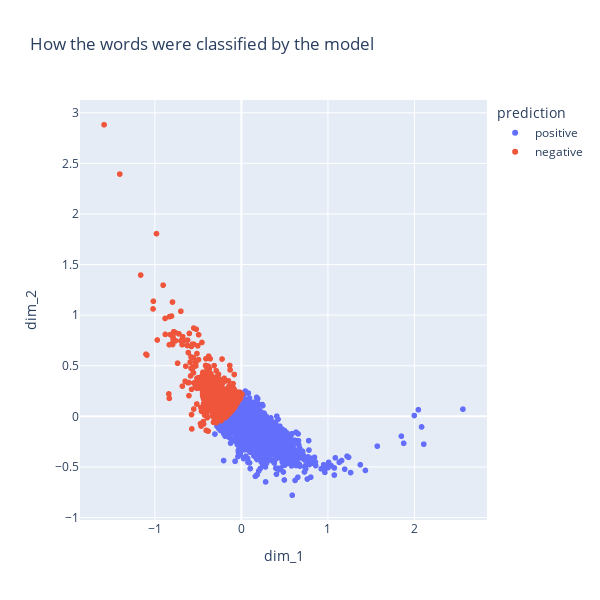

Notebook code cell kept with this figure:
### Code cell
import plotly.express as px

# Visualização: onde foi parar cada palavra?
projecoes = clf.get_layer('projecao').get_weights()[0]
vocabulario = vectorize_layer.get_vocabulary()
y_pred_ohe = clf.predict(vocabulario)
y_pred = ohe.inverse_transform(y_pred_ohe)

df = pd.DataFrame()
df['dim_1'] = projecoes[:,0]
df['dim_2'] = projecoes[:,1]
df['word'] = vocabulario
df['prediction'] = y_pred
# Dimensao 2 representa a probabilidade de ser negative e Dimensao 1 representa probabilidade de ser positive
px.scatter(df, x="dim_1", y="dim_2", color="prediction", hover_data=["word"], title="How the words were classified by the model", width=600, height=600)

### Figure 1 — Plotly figure (JSON) as saved in the notebook; plotly's stock layout.template omitted (floating-point values rounded to 4 significant figures; data arrays with more than 128 entries replaced by an {"elided": "..."} marker saying what was removed)
{"data": [{"customdata": {"elided": "8607x1 str values"}, "hovertemplate": "prediction=positive<br>dim_1=%{x}<br>dim_2=%{y}<br>word=%{customdata[0]}<extra></extra>", "legendgroup": "positive", "marker": {"color": "#636efa", "symbol": "circle"}, "mode": "markers", "name": "positive", "showlegend": true, "type": "scattergl", "x": {"elided": "8607 float values"}, "xaxis": "x", "y": {"elided": "8607 float values"}, "yaxis": "y"}, {"customdata": {"elided": "1393x1 str values"}, "hovertemplate": "prediction=negative<br>dim_1=%{x}<br>dim_2=%{y}<br>word=%{customdata[0]}<extra></extra>", "legendgroup": "negative", "marker": {"color": "#EF553B", "symbol": "circle"}, "mode": "markers", "name": "negative", "showlegend": true, "type": "scattergl", "x": {"elided": "1393 float values"}, "xaxis": "x", "y": {"elided": "1393 float values"}, "yaxis": "y"}], "layout": {"height": 600, "legend": {"title": {"text": "prediction"}, "tracegroupgap": 0}, "title": {"text": "How the words were classified by the model"}, "width": 600, "xaxis": {"anchor": "y", "domain": [0, 1], "title": {"text": "dim_1"}}, "yaxis": {"anchor": "x", "domain": [0, 1], "title": {"text": "dim_2"}}}}
